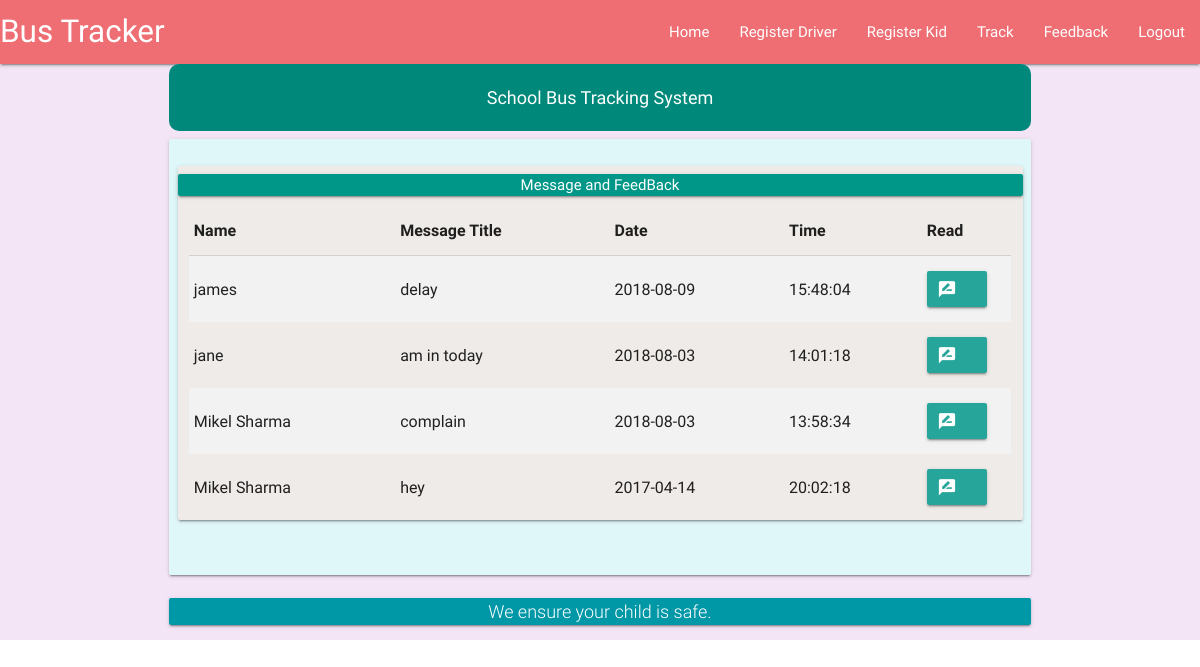
Screenshot of /admin/feedback (signed in) with the database file from the repository.
### tables this page shows
CREATE TABLE "feedback" (
	`id`	INTEGER PRIMARY KEY AUTOINCREMENT,
	`name`	TEXT,
	`email`	TEXT,
	`title`	TEXT,
	`message`	TEXT,
	`date`	TEXT,
	`p_id`	INTEGER,
	`d_id`	INTEGER,
	FOREIGN KEY(`p_id`) REFERENCES `parent`(`id`),
	FOREIGN KEY(`d_id`) REFERENCES driver(id)
);

### BusTrack/views/admin.py (the view)
@admin.route('/feedback', methods=['GET', 'POST'])
@login_required
def feedback():
    feed = Feedback().get_all()
    return render_template('admin/feeds.html', feed_list=feed)

### BusTrack/models/feedback.py (called while the page is built)
    def get_all(self):
        cur = conn.execute('select id,name,email,title,message, date(date) as date, time(date) as time from feedback order by id desc limit 40')
        return cur.fetchall()

### BusTrack/views/admin.py (called while the page is built)
def login_required(f):
    @wraps(f)
    def decorated_function(*args, **kwargs):
        if 'is_admin_login' in session:
            if session['is_admin_login'] == True:
                pass  # ok no problem
            else:
                return redirect(url_for('admin.login', next=request.url))
        else:
            return redirect(url_for('admin.login', next=request.url))
        return f(*args, **kwargs)
    return decorated_function

### BusTrack/templates/admin/feeds.html (shortened to what this page needs)
{% extends "layout.html" %}
{% block content %}
<div class="row">
    <div class="col s12 card-panel brown lighten-5 black-text">
        <div class="row">
            <div class="col s12 card-panel teal white-text my_header_strip">Message and FeedBack</div>
        </div>
        <table class="striped highlight">
            <thead>
            <tr>
                <th>Name</th>
                <th>Message Title</th>
                <th>Date</th>
                <th>Time</th>
                <th>Read</th>
            </tr>
            </thead>
            <tbody>
            {% for l in feed_list %}
            <tr>
                <td>{{l[1]}}</td>
                <td>{{l[3]}}
                </td>
                <td>{{l[5]}}</td>
                <td>{{l[6]}}</td>
                <td style="max-width: 10px;">
                    <button onclick="my_modal{{l}}" type="button" style="max-width: 50px;" class="btn waves-effect waves-green ">
                        <i class="material-icons right">rate_review</i></button>
                </td>
            </tr>
            {% endfor %}
            </tbody>
        </table>
    </div>
</div>
{% endblock %}

### BusTrack/static/css/style.css (style rules this page uses)
.my_header_strip { text-align: center; padding: 10px; padding-top:15px; color: white; margin-bottom: -10px; }

### rows the page displays
feedback: name "james", title "delay", date "2018-08-09", l "15:48:04"
feedback: name "jane", title "am in today", date "2018-08-03", l "14:01:18"
feedback: name "Mikel Sharma", title "complain", date "2018-08-03", l "13:58:34"
feedback: name "Mikel Sharma", title "hey", date "2017-04-14", l "20:02:18"
